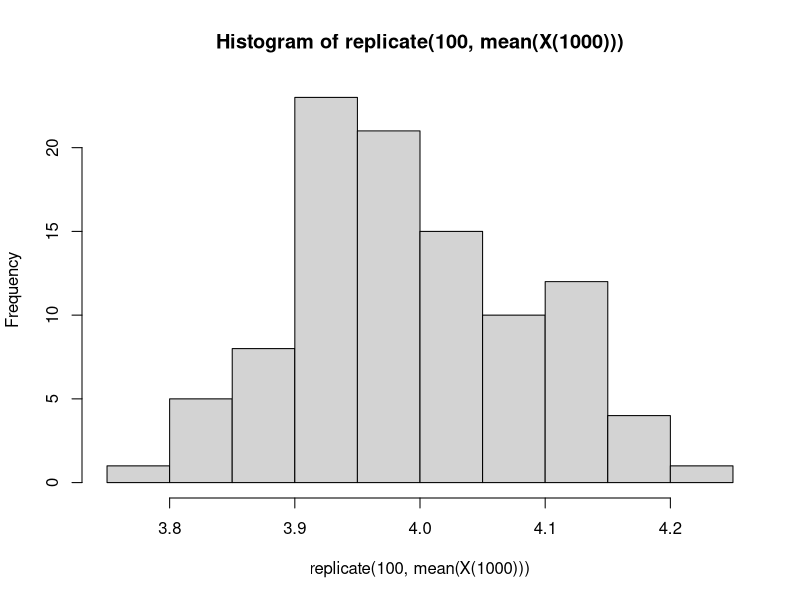
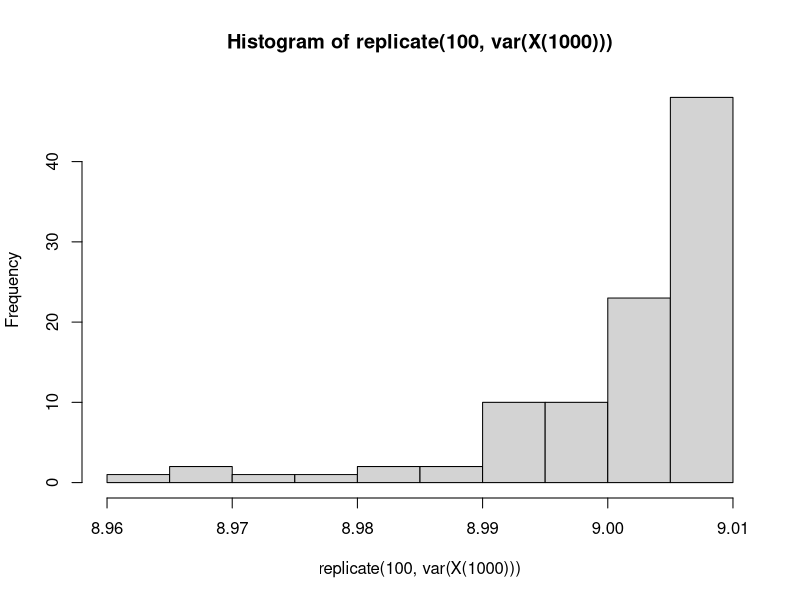
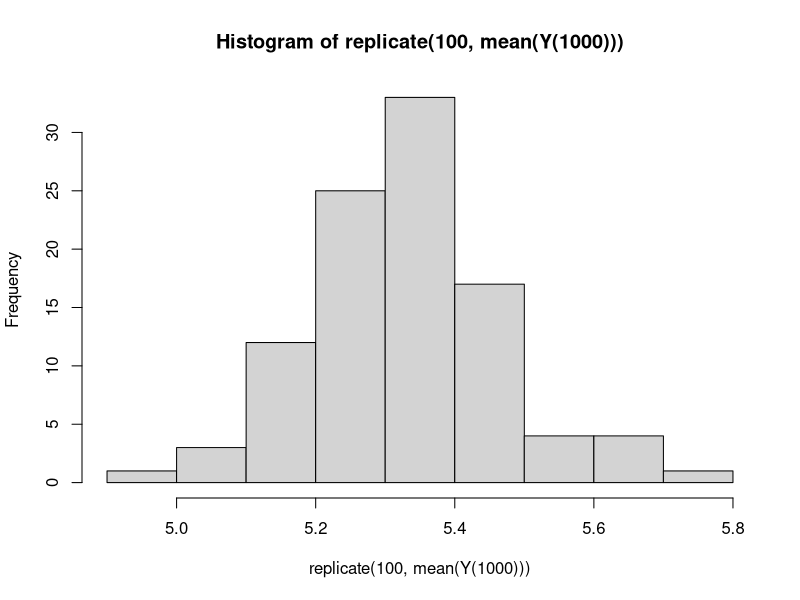
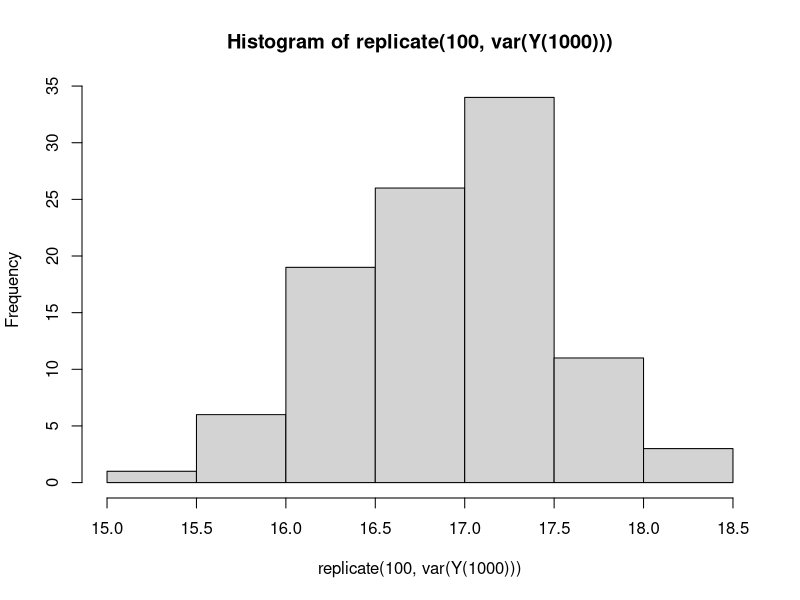
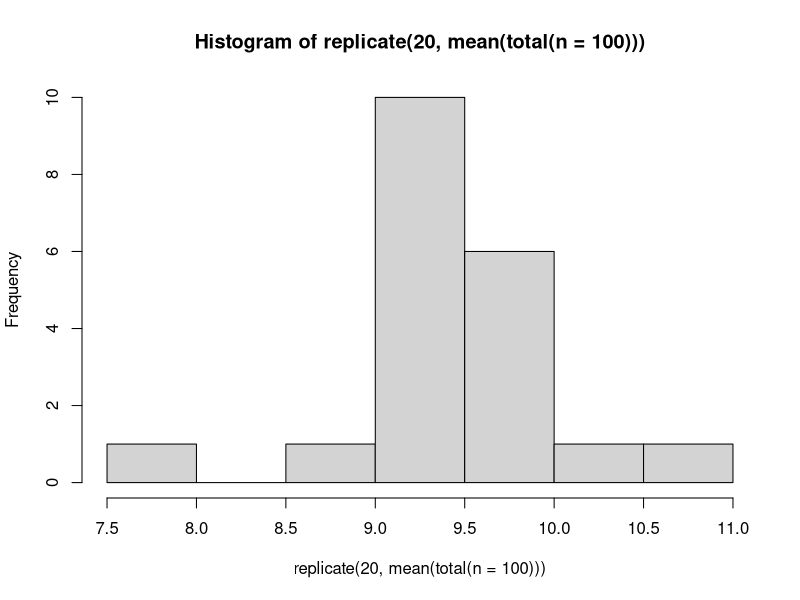
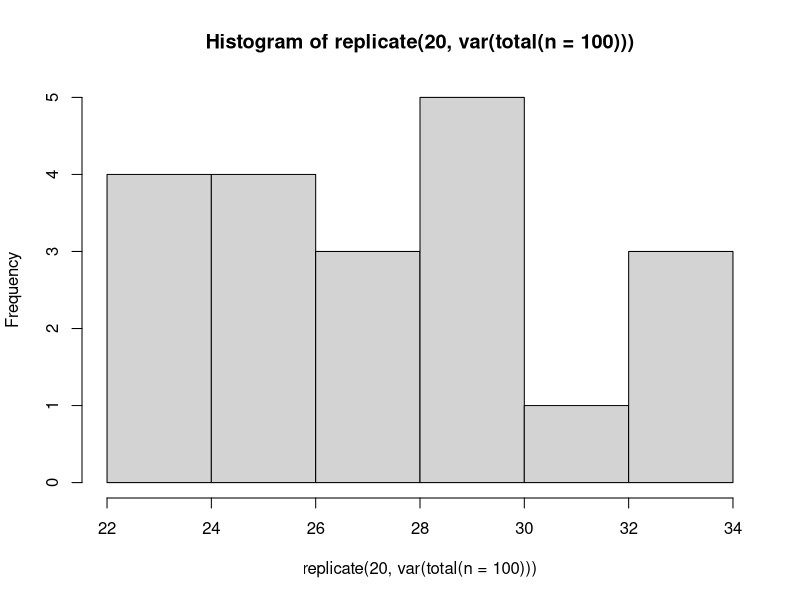

These figures' R source, in order: (Note: this script raises an error after producing the figures.)

# function for two X counters, 1 and 7

X <-function(n=1){
  bl <- sample(c(1,7),
         n,
         replace=TRUE
         )
  print(bl)
}

# one draw

X()

# many draws

X(100)

# function for two X counters, 1 and 7, without printing

X <-function(n=1){
  bl <- sample(c(1,7),
               n,
               replace=TRUE
  )
}

# mean of many draws

mean(X(100))

# means of many draws

replicate(10,mean(X(100)))

# histogram of means of many draws

hist(replicate(100,mean(X(1000))))

# variance of many draws

var(X(100))

# variances of many draws

replicate(10,var(X(100)))

# histogram of variances of many draws

hist(replicate(100,var(X(1000))))

# function for six Y counters, 1,2,3,5,8,13

Y <-function(n=1){
  rd <- sample(c(1,2,3,5,8,13),
               n,
               replace=TRUE
  )
  print(rd)
}

# one draw

Y()

# function for six Y counters, 1,2,3,5,8,13 without printing

Y <-function(n=1){
  rd <- sample(c(1,2,3,5,8,13),
               n,
               replace=TRUE
  )
}


# histogram of means of many draws

hist(replicate(100,mean(Y(1000))))

# histogram of variances of many draws

hist(replicate(100,var(Y(1000))))

# total

X()+Y()

# totals

replicate(100,X()+Y())

# total function

total <- function(n=1){
  tt <- replicate(n,X()+Y())
  print(tt)
}

total()

# many totals

total <- function(n=1){
  tt <- replicate(n,X()+Y())
}

total(n=100)

# mean of totals

mean(total(n=100))

# means of totals

replicate(20,mean(total(n=100)))

# histogram of means of totals

hist(replicate(20,mean(total(n=100))))

# var of totals

var(total(n=100))

# vars of totals

replicate(20,var(total(n=100)))

# histogram of vars of totals

hist(replicate(20,var(total(n=100))))

# difference

X()-Y()
differencess

replicate(100,X()-Y())

# diff function
diff <- function(n=1){
  df <- replicate(n,X()-Y())
  print(df)
}

diff()

# many diffs

diff <- function(n=1){
  df <- replicate(n,X()-Y())
}

diff(n=100)

# mean of diffs

mean(diff(n=100))

# means of diffs

replicate(20,mean(diff(n=100)))

# histogram of means of diffs

hist(replicate(20,mean(diff(n=100))))

# var of diffs

var(diff(n=100))

# vars of diffs

replicate(20,var(diff(n=100)))

# histogram of vars of diffs

hist(replicate(20,var(diff(n=100))))

# Y dependent on X

X <- function(n = 1){
  sample(c(1, 7), n, replace = TRUE)
}

Y <- function(x){

  sapply(x, function(z){

    if(z == 1){
      sample(c(1, 2, 3), 1)
    } else {
      sample(c(5, 8, 13), 1)
    }

  })

}


# observations

x <- X(1000)
y <- Y(x)

# study

mean(x)
mean(y)

var(x)
var(y)
mean(x - y)
var(x - y)
